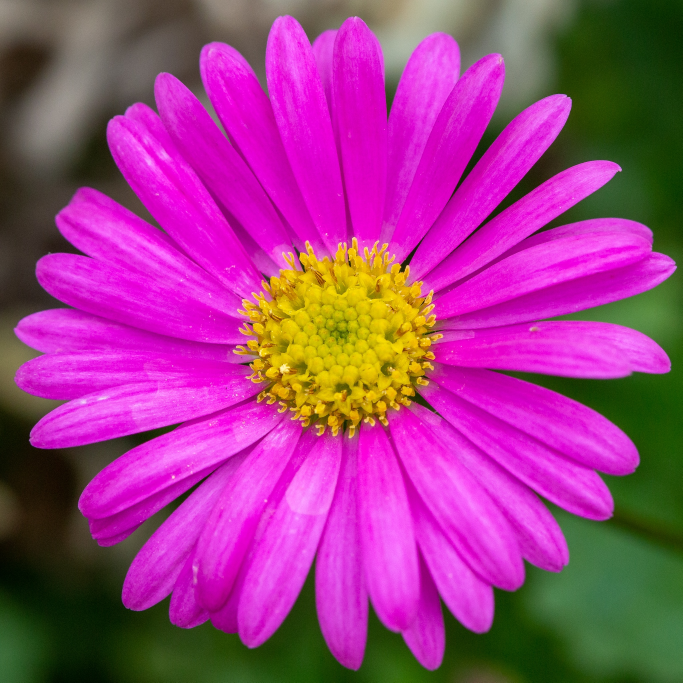
#> input picture playgrounds/flower.jpeg, 2047 x 2047 px (shown at 1/3 size)
$ jupyter execute _image_trap.ipynb
#> lines starting #> are read from the running program, lines starting #| are printed output that depends on the picture
[cell 1]
import numpy as np
import matplotlib.pyplot as plt
from PIL import Image

[cell 2]
# Load trap image (RGB)
trap_img = Image.open("flower.jpeg").convert("RGB")
#> trap_img is the input picture: PIL image 2047x2047 RGB; mean R, G, B 157.6, 60.5, 132.1
trap_img = trap_img.resize((600, 600))
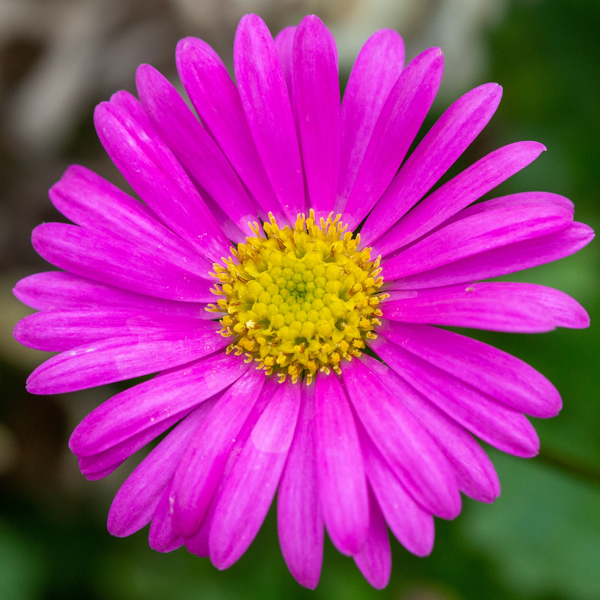
#> trap_img: PIL image 600x600 RGB; mean R, G, B 157.6, 60.5, 132.1
trap_array = np.array(trap_img) / 255.0  # Normalize to [0, 1]

[cell 3]
# Image settings
height, width = trap_array.shape[:2]
#> height = 600; width = 600
xmin, xmax = -2, 1.5
ymin, ymax = -1.5, 1.5
max_iter = 10000
